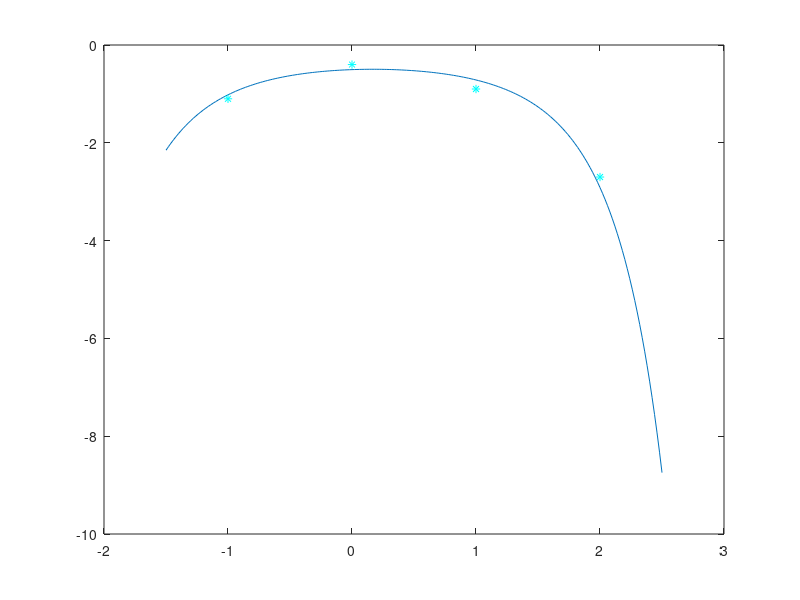

MATLAB code to generate this figure:
#ejercicio 9 guia 5
x=[-1 0 1 2];
n=2; %<- el polinomio del exponente es de grado 2
y=[-1.1 -0.4 -0.9 -2.7];
#inciso a)
lny=log((-1).*y);
lnp=polyfit(x,lny,n);
#inciso b)
xx=linspace(-1.5,2.5,201);
lnP=polyval(lnp,xx);
P=(-1).*exp(lnP);
plot(xx,P); hold on;
plot(x,y,'c*')
